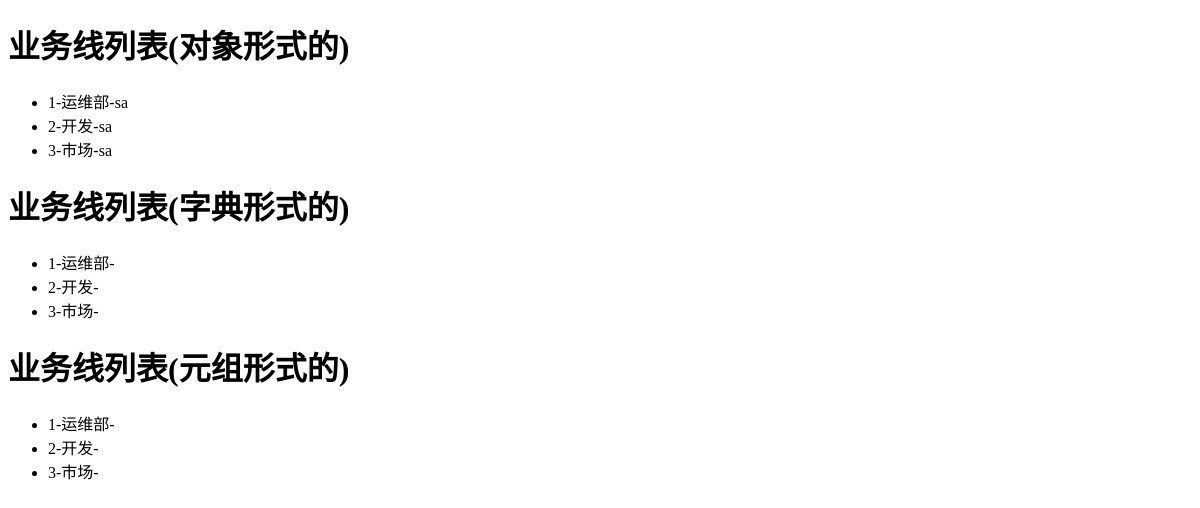
/business, run on an earlier commit of the app's database.
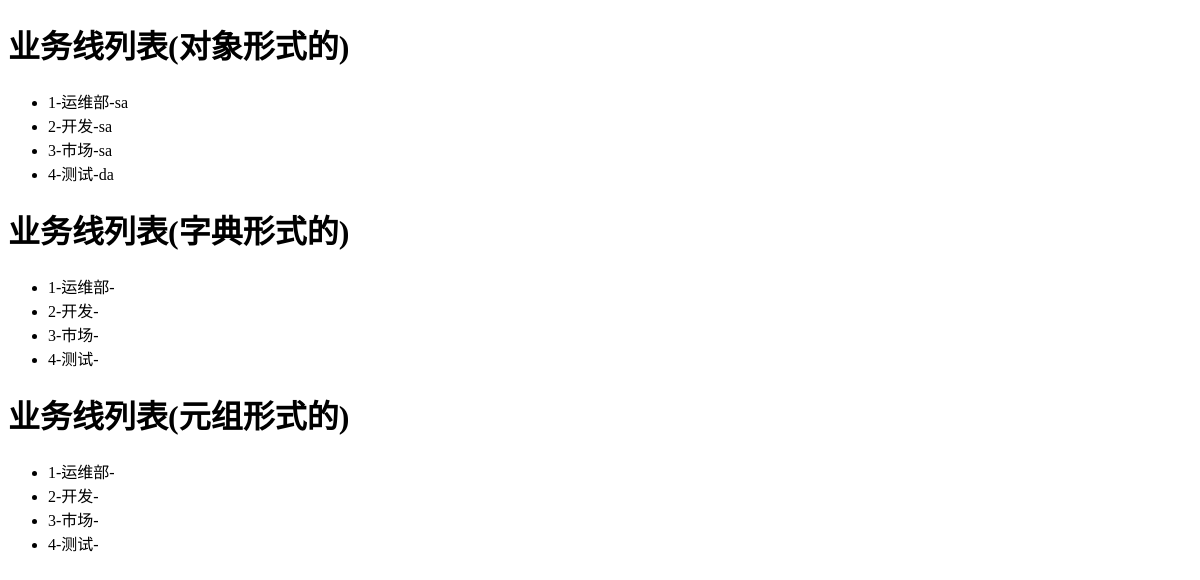
And on a later commit of the database.
### app01/models.py (models this page shows)
class Business(models.Model):
    caption = models.CharField(max_length=32)
    code = models.CharField(max_length=32, null=True, default="SA")

### app01/views.py (the view)
# urls.py: url(r'^business$', views.business),
def business(request):
    v1=models.Business.objects.all()
    v2 = models.Business.objects.all().values('id', 'caption')
    v3 = models.Business.objects.all().values_list('id', 'caption')
    return render(request,'business.html',{'v1':v1,'v2':v2,'v3':v3})

### templates/business.html (shortened to what this page needs)
<!DOCTYPE html>
<html lang="en">
<head>
</head>
<body>
    <h1>业务线列表(对象形式的)</h1>
    <ul>
        {% for row in v1 %}
            <li>{{ row.id}}-{{ row.caption}}-{{ row.code }}</li>
        {% endfor %}
    </ul>
    <h1>业务线列表(字典形式的)</h1>
    <ul>
        {% for row in v2 %}
            <li>{{ row.id}}-{{ row.caption}}-</li>
        {% endfor %}
    </ul>
    <h1>业务线列表(元组形式的)</h1>
    <ul>
        {% for row in v3 %}
            <li>{{ row.0}}-{{ row.1}}-</li>
        {% endfor %}
    </ul>
</body>
</html>

What changed in the data, as far as the page shows it:
added Business: id "4", caption "测试", code "da"
